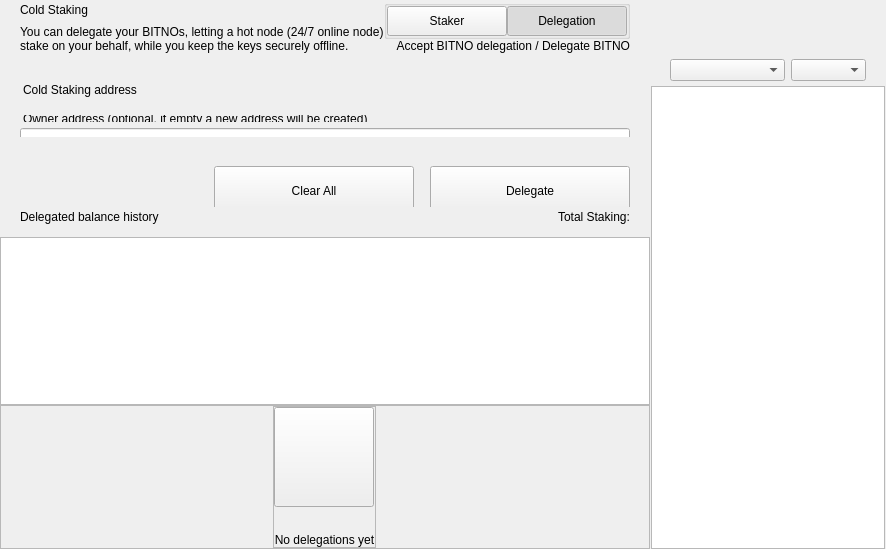
<?xml version="1.0" encoding="UTF-8"?>
<ui version="4.0">
 <class>ColdStakingWidget</class>
 <widget class="QWidget" name="ColdStakingWidget">
  <property name="geometry">
   <rect>
    <x>0</x>
    <y>0</y>
    <width>629</width>
    <height>549</height>
   </rect>
  </property>
  <property name="windowTitle">
   <string>Form</string>
  </property>
  <layout class="QHBoxLayout" name="horizontalLayout_1" stretch="2,1">
   <property name="spacing">
    <number>0</number>
   </property>
   <property name="leftMargin">
    <number>0</number>
   </property>
   <property name="topMargin">
    <number>0</number>
   </property>
   <property name="rightMargin">
    <number>0</number>
   </property>
   <property name="bottomMargin">
    <number>0</number>
   </property>
   <item>
    <widget class="QWidget" name="left" native="true">
     <layout class="QVBoxLayout" name="verticalLayout_3">
      <property name="leftMargin">
       <number>0</number>
      </property>
      <property name="topMargin">
       <number>0</number>
      </property>
      <property name="rightMargin">
       <number>0</number>
      </property>
      <property name="bottomMargin">
       <number>0</number>
      </property>
      <item>
       <layout class="QVBoxLayout" name="verticalLayout_2">
        <property name="spacing">
         <number>0</number>
        </property>
        <item>
         <layout class="QVBoxLayout" name="verticalLayoutTop">
          <property name="spacing">
           <number>0</number>
          </property>
          <property name="leftMargin">
           <number>0</number>
          </property>
          <property name="rightMargin">
           <number>0</number>
          </property>
          <item>
           <widget class="QWidget" name="containerTitle" native="true">
            <property name="sizePolicy">
             <sizepolicy hsizetype="Preferred" vsizetype="Minimum">
              <horstretch>0</horstretch>
              <verstretch>0</verstretch>
             </sizepolicy>
            </property>
            <property name="maximumSize">
             <size>
              <width>16777215</width>
              <height>100</height>
             </size>
            </property>
            <layout class="QHBoxLayout" name="containerTitleLayout">
             <property name="spacing">
              <number>0</number>
             </property>
             <property name="leftMargin">
              <number>20</number>
             </property>
             <property name="topMargin">
              <number>0</number>
             </property>
             <property name="rightMargin">
              <number>20</number>
             </property>
             <property name="bottomMargin">
              <number>0</number>
             </property>
             <item>
              <layout class="QVBoxLayout" name="verticalLayout11">
               <property name="spacing">
                <number>5</number>
               </property>
               <item>
                <widget class="QLabel" name="labelTitle">
                 <property name="text">
                  <string>Cold Staking</string>
                 </property>
                </widget>
               </item>
               <item>
                <widget class="QLabel" name="labelSubtitle1">
                 <property name="maximumSize">
                  <size>
                   <width>16777215</width>
                   <height>16777215</height>
                  </size>
                 </property>
                 <property name="text">
                  <string>You can delegate your BITNOs, letting a hot node (24/7 online node)
stake on your behalf, while you keep the keys securely offline.</string>
                 </property>
                </widget>
               </item>
              </layout>
             </item>
             <item>
              <spacer name="horizontalSpacer">
               <property name="orientation">
                <enum>Qt::Horizontal</enum>
               </property>
               <property name="sizeHint" stdset="0">
                <size>
                 <width>40</width>
                 <height>20</height>
                </size>
               </property>
              </spacer>
             </item>
             <item>
              <widget class="QWidget" name="containerViewPrivacyChecks" native="true">
               <layout class="QVBoxLayout" name="containerPrivacyChecks">
                <property name="spacing">
                 <number>0</number>
                </property>
                <property name="leftMargin">
                 <number>0</number>
                </property>
                <property name="topMargin">
                 <number>0</number>
                </property>
                <property name="rightMargin">
                 <number>0</number>
                </property>
                <property name="bottomMargin">
                 <number>0</number>
                </property>
                <item alignment="Qt::AlignHCenter|Qt::AlignVCenter">
                 <widget class="QGroupBox" name="groupBox">
                  <property name="title">
                   <string/>
                  </property>
                  <layout class="QHBoxLayout" name="horizontalLayout_2_1">
                   <property name="spacing">
                    <number>0</number>
                   </property>
                   <property name="leftMargin">
                    <number>0</number>
                   </property>
                   <property name="topMargin">
                    <number>0</number>
                   </property>
                   <property name="rightMargin">
                    <number>0</number>
                   </property>
                   <property name="bottomMargin">
                    <number>0</number>
                   </property>
                   <item>
                    <widget class="QPushButton" name="pushLeft">
                     <property name="minimumSize">
                      <size>
                       <width>120</width>
                       <height>30</height>
                      </size>
                     </property>
                     <property name="maximumSize">
                      <size>
                       <width>120</width>
                       <height>30</height>
                      </size>
                     </property>
                     <property name="focusPolicy">
                      <enum>Qt::NoFocus</enum>
                     </property>
                     <property name="text">
                      <string>Staker</string>
                     </property>
                     <property name="checkable">
                      <bool>true</bool>
                     </property>
                     <property name="autoExclusive">
                      <bool>true</bool>
                     </property>
                    </widget>
                   </item>
                   <item>
                    <widget class="QPushButton" name="pushRight">
                     <property name="minimumSize">
                      <size>
                       <width>120</width>
                       <height>30</height>
                      </size>
                     </property>
                     <property name="maximumSize">
                      <size>
                       <width>120</width>
                       <height>30</height>
                      </size>
                     </property>
                     <property name="focusPolicy">
                      <enum>Qt::NoFocus</enum>
                     </property>
                     <property name="text">
                      <string>Delegation</string>
                     </property>
                     <property name="checkable">
                      <bool>true</bool>
                     </property>
                     <property name="checked">
                      <bool>true</bool>
                     </property>
                     <property name="autoExclusive">
                      <bool>true</bool>
                     </property>
                    </widget>
                   </item>
                  </layout>
                 </widget>
                </item>
                <item alignment="Qt::AlignTop">
                 <widget class="QLabel" name="labelSubtitle2">
                  <property name="text">
                   <string>Accept BITNO delegation / Delegate BITNO</string>
                  </property>
                  <property name="alignment">
                   <set>Qt::AlignRight|Qt::AlignTrailing|Qt::AlignVCenter</set>
                  </property>
                 </widget>
                </item>
               </layout>
              </widget>
             </item>
            </layout>
           </widget>
          </item>
          <item>
           <spacer name="verticalSpacer_2">
            <property name="orientation">
             <enum>Qt::Vertical</enum>
            </property>
            <property name="sizeType">
             <enum>QSizePolicy::Fixed</enum>
            </property>
            <property name="sizeHint" stdset="0">
             <size>
              <width>20</width>
              <height>30</height>
             </size>
            </property>
           </spacer>
          </item>
          <item>
           <widget class="QWidget" name="containerSend" native="true">
            <property name="minimumSize">
             <size>
              <width>0</width>
              <height>50</height>
             </size>
            </property>
            <layout class="QVBoxLayout" name="containerSendRow">
             <property name="spacing">
              <number>6</number>
             </property>
             <property name="leftMargin">
              <number>0</number>
             </property>
             <property name="topMargin">
              <number>0</number>
             </property>
             <property name="rightMargin">
              <number>0</number>
             </property>
             <property name="bottomMargin">
              <number>0</number>
             </property>
             <item>
              <widget class="QLabel" name="labelEditTitle">
               <property name="maximumSize">
                <size>
                 <width>16777215</width>
                 <height>30</height>
                </size>
               </property>
               <property name="styleSheet">
                <string notr="true">padding-left:20px; padding-bottom:3px;</string>
               </property>
               <property name="text">
                <string>Cold Staking address</string>
               </property>
              </widget>
             </item>
             <item>
              <spacer name="verticalSpacer_6">
               <property name="orientation">
                <enum>Qt::Vertical</enum>
               </property>
               <property name="sizeType">
                <enum>QSizePolicy::Fixed</enum>
               </property>
               <property name="sizeHint" stdset="0">
                <size>
                 <width>20</width>
                 <height>9</height>
                </size>
               </property>
              </spacer>
             </item>
             <item>
              <widget class="QWidget" name="containerOwner" native="true">
               <layout class="QVBoxLayout" name="vContainerOwner">
                <property name="spacing">
                 <number>4</number>
                </property>
                <property name="leftMargin">
                 <number>20</number>
                </property>
                <property name="topMargin">
                 <number>0</number>
                </property>
                <property name="rightMargin">
                 <number>20</number>
                </property>
                <property name="bottomMargin">
                 <number>0</number>
                </property>
                <item>
                 <widget class="QLabel" name="labelSubtitleDescription">
                  <property name="maximumSize">
                   <size>
                    <width>16777215</width>
                    <height>20</height>
                   </size>
                  </property>
                  <property name="styleSheet">
                   <string notr="true">margin-bottom:2px;
                   margin-left:0.05px;
                   padding:0px;</string>
                  </property>
                  <property name="text">
                   <string>Owner address (optional, if empty a new address will be created)</string>
                  </property>
                 </widget>
                </item>
                <item>
                 <widget class="QLineEdit" name="lineEditOwnerAddress">
                  <property name="minimumSize">
                   <size>
                    <width>0</width>
                    <height>50</height>
                   </size>
                  </property>
                  <property name="maximumSize">
                   <size>
                    <width>16777215</width>
                    <height>50</height>
                   </size>
                  </property>
                  <property name="styleSheet">
                   <string notr="true"/>
                  </property>
                  <property name="placeholderText">
                   <string>Enter owner address</string>
                  </property>
                 </widget>
                </item>
               </layout>
              </widget>
             </item>
            </layout>
           </widget>
          </item>
         </layout>
        </item>
        <item>
         <spacer name="verticalSpacer_3">
          <property name="orientation">
           <enum>Qt::Vertical</enum>
          </property>
          <property name="sizeType">
           <enum>QSizePolicy::Minimum</enum>
          </property>
          <property name="sizeHint" stdset="0">
           <size>
            <width>20</width>
            <height>20</height>
           </size>
          </property>
         </spacer>
        </item>
        <item>
         <widget class="QWidget" name="containerBtn" native="true">
          <property name="minimumSize">
           <size>
            <width>0</width>
            <height>50</height>
           </size>
          </property>
          <layout class="QHBoxLayout" name="horizontalLayout">
           <property name="rightMargin">
            <number>20</number>
           </property>
           <item>
            <spacer name="horizontalSpacer_2">
             <property name="orientation">
              <enum>Qt::Horizontal</enum>
             </property>
             <property name="sizeHint" stdset="0">
              <size>
               <width>200</width>
               <height>20</height>
              </size>
             </property>
            </spacer>
           </item>
           <item>
            <layout class="QHBoxLayout" name="horizontalLayout_7">
             <item>
              <spacer name="horizontalSpacer_3">
               <property name="orientation">
                <enum>Qt::Horizontal</enum>
               </property>
               <property name="sizeType">
                <enum>QSizePolicy::Expanding</enum>
               </property>
               <property name="sizeHint" stdset="0">
                <size>
                 <width>40</width>
                 <height>20</height>
                </size>
               </property>
              </spacer>
             </item>
             <item>
              <widget class="QPushButton" name="pushButtonClear">
               <property name="minimumSize">
                <size>
                 <width>200</width>
                 <height>50</height>
                </size>
               </property>
               <property name="focusPolicy">
                <enum>Qt::NoFocus</enum>
               </property>
               <property name="text">
                <string>Clear All</string>
               </property>
              </widget>
             </item>
             <item>
              <spacer name="horizontalSpacer_4">
               <property name="orientation">
                <enum>Qt::Horizontal</enum>
               </property>
               <property name="sizeType">
                <enum>QSizePolicy::Fixed</enum>
               </property>
               <property name="sizeHint" stdset="0">
                <size>
                 <width>10</width>
                 <height>20</height>
                </size>
               </property>
              </spacer>
             </item>
             <item>
              <widget class="QPushButton" name="pushButtonSend">
               <property name="minimumSize">
                <size>
                 <width>200</width>
                 <height>50</height>
                </size>
               </property>
               <property name="maximumSize">
                <size>
                 <width>200</width>
                 <height>50</height>
                </size>
               </property>
               <property name="focusPolicy">
                <enum>Qt::NoFocus</enum>
               </property>
               <property name="text">
                <string>Delegate</string>
               </property>
              </widget>
             </item>
            </layout>
           </item>
          </layout>
         </widget>
        </item>
        <item>
         <widget class="QWidget" name="containerHistoryLabel" native="true">
          <layout class="QHBoxLayout" name="horizontalLayout_4">
           <property name="spacing">
            <number>0</number>
           </property>
           <property name="leftMargin">
            <number>20</number>
           </property>
           <property name="topMargin">
            <number>0</number>
           </property>
           <property name="rightMargin">
            <number>20</number>
           </property>
           <property name="bottomMargin">
            <number>0</number>
           </property>
           <item>
            <widget class="QWidget" name="verticalWidget" native="true">
             <property name="minimumSize">
              <size>
               <width>100</width>
               <height>0</height>
              </size>
             </property>
             <layout class="QVBoxLayout" name="verticalLayout_58">
              <property name="leftMargin">
               <number>0</number>
              </property>
              <property name="topMargin">
               <number>0</number>
              </property>
              <property name="rightMargin">
               <number>0</number>
              </property>
              <property name="bottomMargin">
               <number>0</number>
              </property>
              <item>
               <widget class="QLabel" name="labelListHistory">
                <property name="text">
                 <string>Delegated balance history</string>
                </property>
               </widget>
              </item>
             </layout>
            </widget>
           </item>
           <item>
            <spacer name="horizontalSpacer_5">
             <property name="orientation">
              <enum>Qt::Horizontal</enum>
             </property>
             <property name="sizeHint" stdset="0">
              <size>
               <width>40</width>
               <height>20</height>
              </size>
             </property>
            </spacer>
           </item>
           <item>
            <widget class="QLabel" name="labelStakingTotal">
             <property name="text">
              <string>Total Staking:</string>
             </property>
            </widget>
           </item>
          </layout>
         </widget>
        </item>
        <item>
         <layout class="QVBoxLayout" name="verticalLayout_64">
          <property name="spacing">
           <number>0</number>
          </property>
          <item>
           <spacer name="verticalSpacer_44">
            <property name="orientation">
             <enum>Qt::Vertical</enum>
            </property>
            <property name="sizeType">
             <enum>QSizePolicy::Fixed</enum>
            </property>
            <property name="sizeHint" stdset="0">
             <size>
              <width>20</width>
              <height>10</height>
             </size>
            </property>
           </spacer>
          </item>
          <item>
           <widget class="QListView" name="listView">
            <property name="enabled">
             <bool>true</bool>
            </property>
            <property name="mouseTracking">
             <bool>true</bool>
            </property>
           </widget>
          </item>
          <item>
           <widget class="QFrame" name="emptyContainer">
            <property name="minimumSize">
             <size>
              <width>0</width>
              <height>100</height>
             </size>
            </property>
            <property name="frameShape">
             <enum>QFrame::StyledPanel</enum>
            </property>
            <property name="frameShadow">
             <enum>QFrame::Raised</enum>
            </property>
            <layout class="QVBoxLayout" name="verticalLayout_71" stretch="1,8">
             <property name="spacing">
              <number>0</number>
             </property>
             <property name="leftMargin">
              <number>0</number>
             </property>
             <property name="topMargin">
              <number>0</number>
             </property>
             <property name="rightMargin">
              <number>0</number>
             </property>
             <property name="bottomMargin">
              <number>0</number>
             </property>
             <item>
              <spacer name="verticalSpacer">
               <property name="orientation">
                <enum>Qt::Vertical</enum>
               </property>
               <property name="sizeHint" stdset="0">
                <size>
                 <width>20</width>
                 <height>20</height>
                </size>
               </property>
              </spacer>
             </item>
             <item alignment="Qt::AlignHCenter|Qt::AlignVCenter">
              <widget class="QFrame" name="emptyScreen">
               <property name="sizePolicy">
                <sizepolicy hsizetype="Expanding" vsizetype="Expanding">
                 <horstretch>0</horstretch>
                 <verstretch>0</verstretch>
                </sizepolicy>
               </property>
               <property name="frameShape">
                <enum>QFrame::StyledPanel</enum>
               </property>
               <property name="frameShadow">
                <enum>QFrame::Raised</enum>
               </property>
               <layout class="QVBoxLayout" name="verticalLayout">
                <property name="spacing">
                 <number>30</number>
                </property>
                <property name="leftMargin">
                 <number>0</number>
                </property>
                <property name="topMargin">
                 <number>0</number>
                </property>
                <property name="rightMargin">
                 <number>0</number>
                </property>
                <property name="bottomMargin">
                 <number>0</number>
                </property>
                <item alignment="Qt::AlignHCenter|Qt::AlignVCenter">
                 <widget class="QPushButton" name="pushImgEmpty">
                  <property name="minimumSize">
                   <size>
                    <width>100</width>
                    <height>100</height>
                   </size>
                  </property>
                  <property name="maximumSize">
                   <size>
                    <width>100</width>
                    <height>100</height>
                   </size>
                  </property>
                  <property name="focusPolicy">
                   <enum>Qt::NoFocus</enum>
                  </property>
                  <property name="text">
                   <string/>
                  </property>
                  <property name="iconSize">
                   <size>
                    <width>100</width>
                    <height>100</height>
                   </size>
                  </property>
                 </widget>
                </item>
                <item alignment="Qt::AlignHCenter|Qt::AlignVCenter">
                 <widget class="QLabel" name="labelEmpty">
                  <property name="styleSheet">
                   <string notr="true"/>
                  </property>
                  <property name="text">
                   <string>No delegations yet</string>
                  </property>
                  <property name="alignment">
                   <set>Qt::AlignCenter</set>
                  </property>
                 </widget>
                </item>
               </layout>
              </widget>
             </item>
            </layout>
           </widget>
          </item>
         </layout>
        </item>
       </layout>
      </item>
     </layout>
    </widget>
   </item>
   <item>
    <widget class="QWidget" name="right" native="true">
     <layout class="QVBoxLayout" name="rightContainer">
      <property name="spacing">
       <number>0</number>
      </property>
      <property name="leftMargin">
       <number>1</number>
      </property>
      <property name="topMargin">
       <number>0</number>
      </property>
      <property name="rightMargin">
       <number>1</number>
      </property>
      <property name="bottomMargin">
       <number>0</number>
      </property>
      <item>
       <widget class="QWidget" name="containerRightButtons" native="true">
        <property name="minimumSize">
         <size>
          <width>0</width>
          <height>50</height>
         </size>
        </property>
        <layout class="QVBoxLayout" name="verticalLayout_4">
         <property name="leftMargin">
          <number>19</number>
         </property>
         <property name="topMargin">
          <number>0</number>
         </property>
         <property name="rightMargin">
          <number>19</number>
         </property>
         <property name="bottomMargin">
          <number>0</number>
         </property>
         <item>
          <widget class="OptionButton" name="btnCoinControl" native="true">
           <property name="minimumSize">
            <size>
             <width>0</width>
             <height>0</height>
            </size>
           </property>
          </widget>
         </item>
         <item>
          <widget class="OptionButton" name="btnColdStaking" native="true"/>
         </item>
         <item>
          <widget class="OptionButton" name="btnMyStakingAddresses" native="true">
           <property name="sizePolicy">
            <sizepolicy hsizetype="Preferred" vsizetype="Minimum">
             <horstretch>0</horstretch>
             <verstretch>0</verstretch>
            </sizepolicy>
           </property>
          </widget>
         </item>
        </layout>
       </widget>
      </item>
      <item>
       <widget class="QWidget" name="sortWidget" native="true">
        <layout class="QHBoxLayout" name="horizontalLayout_6">
         <property name="leftMargin">
          <number>19</number>
         </property>
         <property name="rightMargin">
          <number>19</number>
         </property>
         <property name="bottomMargin">
          <number>5</number>
         </property>
         <item>
          <spacer name="horizontalSpacer_6">
           <property name="orientation">
            <enum>Qt::Horizontal</enum>
           </property>
           <property name="sizeHint" stdset="0">
            <size>
             <width>40</width>
             <height>20</height>
            </size>
           </property>
          </spacer>
         </item>
         <item>
          <widget class="QComboBox" name="comboBoxSort">
           <property name="sizePolicy">
            <sizepolicy hsizetype="Preferred" vsizetype="Fixed">
             <horstretch>0</horstretch>
             <verstretch>0</verstretch>
            </sizepolicy>
           </property>
           <property name="minimumSize">
            <size>
             <width>115</width>
             <height>0</height>
            </size>
           </property>
          </widget>
         </item>
         <item>
          <widget class="QComboBox" name="comboBoxSortOrder">
           <property name="sizePolicy">
            <sizepolicy hsizetype="Preferred" vsizetype="Fixed">
             <horstretch>0</horstretch>
             <verstretch>0</verstretch>
            </sizepolicy>
           </property>
           <property name="minimumSize">
            <size>
             <width>75</width>
             <height>0</height>
            </size>
           </property>
          </widget>
         </item>
        </layout>
       </widget>
      </item>
      <item>
       <widget class="QListView" name="listViewStakingAddress">
        <property name="enabled">
         <bool>true</bool>
        </property>
        <property name="mouseTracking">
         <bool>true</bool>
        </property>
       </widget>
      </item>
     </layout>
    </widget>
   </item>
  </layout>
 </widget>
 <customwidgets>
  <customwidget>
   <class>OptionButton</class>
   <extends>QWidget</extends>
   <header>qt/bitno/optionbutton.h</header>
   <container>1</container>
  </customwidget>
 </customwidgets>
 <resources/>
 <connections/>
</ui>
